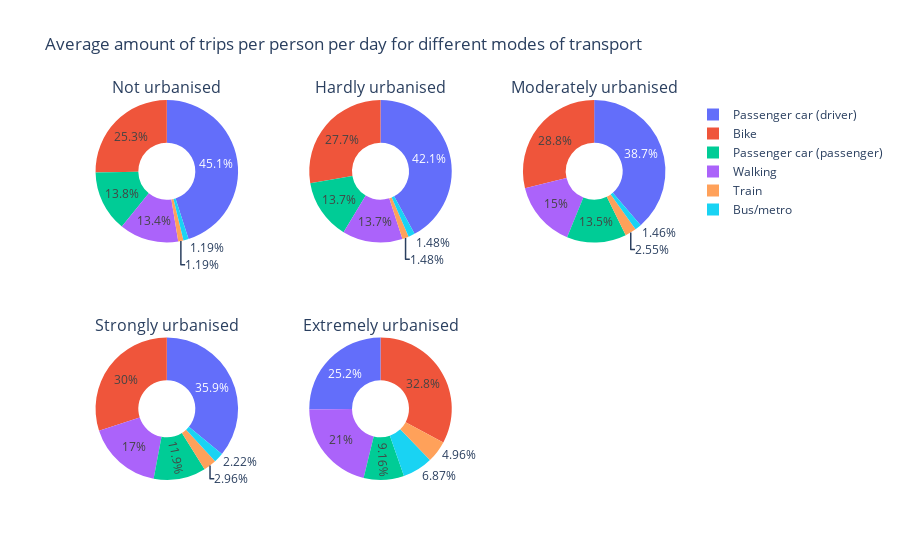

Notebook cell for this chart:
### Markdown cell above
## 2.2 Average amount of trips per person per day for different modes of transport

The second set highligts the relationship between urbanization grade and average amount of trips per person per day for different modes of transport. 

### Hypothesis
Before analysing the data the following results about the differences in transport use between urbanisation grades are expected:

 - The more urbanised an area is, the less trips made by car
 - The more urbanised an area is, the more trips walking
 - The more urbanised an area is, the more trips made by metro 
 - The more urbanised an area is, the more trips made by train
 - The more urbanised an area is, the more trips made by bike

### Code cell
textding = 'average_trips_per_person_per_day_number'

#Exclude data on all the modes of transport combined
df2 = df[df['travel_mode']!="Total"]

#Only use data from 2018
df2018 = df2[df2['year']==2018]

#Prepare dataframes for each level of urbanization
dfNu = df2018[df2018["region_characteristics"]=="Not urbanised"]
dfHu = df2018[df2018["region_characteristics"]=="Hardly urbanised"]
dfMu = df2018[df2018["region_characteristics"]=="Moderately urbanised"]
dfSu = df2018[df2018["region_characteristics"]=="Strongly urbanised"]
dfEu = df2018[df2018["region_characteristics"]=="Extremely urbanised"]

#Set labels 
labels = dfNu["travel_mode"]

#Create subplot frame
fig = make_subplots(rows=2, cols=3, specs=[[{'type':'domain'}, {'type':'domain'}, {'type':'domain'}], [{'type':'domain'}, {'type':'domain'}, {'type':'domain'}]], 
                    subplot_titles=["Not urbanised", "Hardly urbanised", "Moderately urbanised", "Strongly urbanised", "Extremely urbanised"])

#Add each subplot
fig.add_trace(go.Pie(labels=labels, values=dfNu[textding]),
              1, 1)
fig.add_trace(go.Pie(labels=labels, values=dfHu[textding]),
              1, 2)
fig.add_trace(go.Pie(labels=labels, values=dfMu[textding]),
              1, 3)
fig.add_trace(go.Pie(labels=labels, values=dfSu[textding]),
              2, 1)
fig.add_trace(go.Pie(labels=labels, values=dfEu[textding]),
              2, 2)

fig.update_layout(title_text="Average amount of trips per person per day for different modes of transport")

#Create hole and add label + percentage as hover data
fig.update_traces(hole=.4, hoverinfo="label+value")

#Show total subplot frame
fig.show()

### Figure 1 — Plotly figure (JSON) as saved in the notebook; plotly's stock layout.template omitted (floating-point values rounded to 4 significant figures)
{"data": [{"domain": {"x": [0, 0.2889], "y": [0.625, 1]}, "hole": 0.4, "hoverinfo": "label+value", "labels": ["Passenger car (driver)", "Passenger car (passenger)", "Train", "Bus/metro", "Bike", "Walking"], "type": "pie", "values": [1.14, 0.35, 0.03, 0.03, 0.64, 0.34]}, {"domain": {"x": [0.3556, 0.6444], "y": [0.625, 1]}, "hole": 0.4, "hoverinfo": "label+value", "labels": ["Passenger car (driver)", "Passenger car (passenger)", "Train", "Bus/metro", "Bike", "Walking"], "type": "pie", "values": [1.14, 0.37, 0.04, 0.04, 0.75, 0.37]}, {"domain": {"x": [0.7111, 1], "y": [0.625, 1]}, "hole": 0.4, "hoverinfo": "label+value", "labels": ["Passenger car (driver)", "Passenger car (passenger)", "Train", "Bus/metro", "Bike", "Walking"], "type": "pie", "values": [1.06, 0.37, 0.07, 0.04, 0.79, 0.41]}, {"domain": {"x": [0, 0.2889], "y": [0, 0.375]}, "hole": 0.4, "hoverinfo": "label+value", "labels": ["Passenger car (driver)", "Passenger car (passenger)", "Train", "Bus/metro", "Bike", "Walking"], "type": "pie", "values": [0.97, 0.32, 0.08, 0.06, 0.81, 0.46]}, {"domain": {"x": [0.3556, 0.6444], "y": [0, 0.375]}, "hole": 0.4, "hoverinfo": "label+value", "labels": ["Passenger car (driver)", "Passenger car (passenger)", "Train", "Bus/metro", "Bike", "Walking"], "type": "pie", "values": [0.66, 0.24, 0.13, 0.18, 0.86, 0.55]}], "layout": {"annotations": [{"font": {"size": 16}, "showarrow": false, "text": "Not urbanised", "x": 0.1444, "xanchor": "center", "xref": "paper", "y": 1, "yanchor": "bottom", "yref": "paper"}, {"font": {"size": 16}, "showarrow": false, "text": "Hardly urbanised", "x": 0.5, "xanchor": "center", "xref": "paper", "y": 1, "yanchor": "bottom", "yref": "paper"}, {"font": {"size": 16}, "showarrow": false, "text": "Moderately urbanised", "x": 0.8556, "xanchor": "center", "xref": "paper", "y": 1, "yanchor": "bottom", "yref": "paper"}, {"font": {"size": 16}, "showarrow": false, "text": "Strongly urbanised", "x": 0.1444, "xanchor": "center", "xref": "paper", "y": 0.375, "yanchor": "bottom", "yref": "paper"}, {"font": {"size": 16}, "showarrow": false, "text": "Extremely urbanised", "x": 0.5, "xanchor": "center", "xref": "paper", "y": 0.375, "yanchor": "bottom", "yref": "paper"}], "title": {"text": "Average amount of trips per person per day for different modes of transport"}}}
